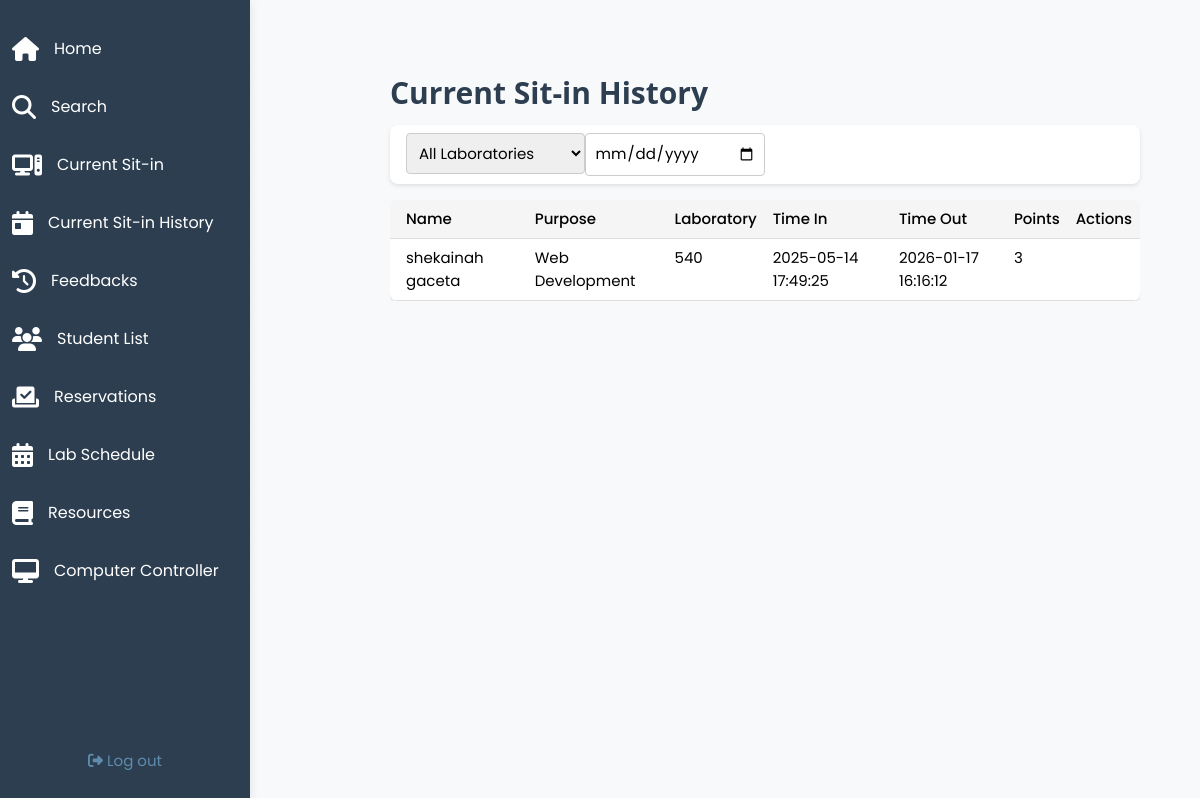
/cs_history (signed in), run on the app's committed database.
### tables this page shows
CREATE TABLE sit_in_history (
                id INTEGER PRIMARY KEY AUTOINCREMENT,
                user_id INTEGER NOT NULL,
                time_in DATETIME NOT NULL,
                time_out DATETIME NOT NULL,
                purpose TEXT NOT NULL,
                laboratory TEXT NOT NULL,
                computer_id INTEGER,
                points INTEGER DEFAULT 0,
                FOREIGN KEY (user_id) REFERENCES users (id),
                FOREIGN KEY (computer_id) REFERENCES computers (id)
            );

CREATE TABLE users (
                id INTEGER PRIMARY KEY AUTOINCREMENT,
                username TEXT UNIQUE NOT NULL,
                password TEXT NOT NULL,
                firstname TEXT NOT NULL,
                lastname TEXT NOT NULL,
                email TEXT UNIQUE NOT NULL,
                role TEXT NOT NULL,
                remaining_sessions INTEGER DEFAULT 0,
                points INTEGER DEFAULT 0,
                course TEXT,
                yearlvl TEXT,
                profile_pic TEXT
            , midname text);

### app.py (the view)
@app.route('/cs_history')
def cs_history():
    if 'username' not in session or session.get('role') != 'admin':
        flash('Please log in as admin first.', 'error')
        return redirect(url_for('login'))
    history = dbhelper.get_today_sit_in_history()
    return render_template('cs_history.html', history=history)

### dbhelper.py (called while the page is built)
def get_db_connection():
    conn = sqlite3.connect(DATABASE)
    conn.row_factory = sqlite3.Row
    return conn

### templates/cs_history.html (shortened to what this page needs)
{% extends 'admin.html' %}
{% block content %}
<div class="w3-container" style="padding: 20px;">
    <h2>Current Sit-in History</h2>
    <div class="w3-card w3-padding w3-margin-bottom">
        <div class="w3-row">
            <div class="w3-col m3">
                <select id="labFilter" class="w3-input w3-border">
                    <option value="">All Laboratories</option>
                </select>
            </div>
            <div class="w3-col m3">
                <input type="date" id="dateFilter" class="w3-input w3-border" value="{{ today }}">
            </div>
        </div>
    </div>
    <div class="w3-responsive">
        <table class="w3-table w3-striped w3-bordered">
            <thead>
                <tr>
                    <th style="color: black;">Name</th>
                    <th style="color: black;">Purpose</th>
                    <th style="color: black;">Laboratory</th>
                    <th style="color: black;">Time In</th>
                    <th style="color: black;">Time Out</th>
                    <th style="color: black;">Points</th>
                    <th style="color: black;">Actions</th>
                </tr>
            </thead>
            <tbody id="historyTable">
                {% for record in history %}
                <tr>
                    <td>{{ record.student_name }}</td>
                    <td>{{ record.purpose }}</td>
                    <td>{{ record.laboratory }}</td>
                    <td>{{ record.time_in }}</td>
                    <td>{{ record.time_out }}</td>
                    <td>{{ record.points or 0 }}</td>
                </tr>
                {% endfor %}
            </tbody>
        </table>
    </div>
</div>
{% endblock %}

### static/css/w3.css (style rules this page uses)
html { box-sizing:border-box }
*,*:before,*:after { box-sizing:inherit }
html { -ms-text-size-adjust:100%;-webkit-text-size-adjust:100% }
body { margin:0 }
button,input,select,textarea,optgroup { font:inherit;margin:0 }
button,input { overflow:visible }
button,select { text-transform:none }
html,body { font-family:Verdana,sans-serif;font-size:15px;line-height:1.5 }
html { overflow-x:hidden }
h2 { font-size:30px }
h1,h2,h3,h4,h5,h6 { font-family:"Segoe UI",Arial,sans-serif;font-weight:400;margin:10px 0 }
.w3-table,.w3-table-all { border-collapse:collapse;border-spacing:0;width:100%;display:table }
.w3-bordered tr,.w3-table-all tr { border-bottom:1px solid #ddd }
.w3-table td,.w3-table th,.w3-table-all td,.w3-table-all th { padding:8px 8px;display:table-cell;text-align:left;vertical-align:top }
.w3-table th:first-child,.w3-table td:first-child,.w3-table-all th:first-child,.w3-table-all td:first-child { padding-left:16px }
.w3-input { padding:8px;display:block;border:none;border-bottom:1px solid #ccc;width:100% }
.w3-responsive { display:block;overflow-x:auto }
.w3-container:after,.w3-container:before,.w3-panel:after,.w3-panel:before,.w3-row:after,.w3-row:before,.w3-row-padding:after,.w3-row-padding:before, .w3-cell-row:before,.w3-cell-row:after,.w3-clear:after,.w3-clear:before,.w3-bar:before,.w3-bar:after { content:"";display:table;clear:both }
.w3-col,.w3-half,.w3-third,.w3-twothird,.w3-threequarter,.w3-quarter { float:left;width:100% }
@media (min-width:601px) { .w3-col.m3,.w3-quarter { width:24.99999% } }
.w3-container,.w3-panel { padding:0.01em 16px }
.w3-card,.w3-card-2 { box-shadow:0 2px 5px 0 rgba(0,0,0,0.16),0 2px 10px 0 rgba(0,0,0,0.12) }
.w3-border { border:1px solid #ccc!important }
.w3-margin-bottom { margin-bottom:16px!important }
.w3-padding { padding:8px 16px!important }

### static/css/stylesheet.css (style rules this page uses)
:root { --blue-600: #003366; --blue-500: #174878; --blue-400: #2F5F8A; --blue-300: #46769B; --blue-200: #5E8CAD; --blue-100: #75A2BF; --primary-dark: var(--blue-600); --secondary-dark: var(--blue-500); --text-light: #ffffff; --accent-gold: var(--blue-200); --success-color: #28a745; --error-color: #dc3545; }
body { font-family: Poppins, sans-serif; background-color: white; }
.w3-card { background: rgba(255, 255, 255, 0.1); border-radius: 8px; transition: transform 0.2s; }
.w3-table { background: rgba(255, 255, 255, 0.1); border-radius: 8px; }
.w3-table th { background: rgba(255, 255, 255, 0.2); position: sticky; top: 0; z-index: 1; }

### templates/admin.html (style rules this page uses)
* { font-family: 'Poppins', sans-serif; }
.w3-card { border-radius: 12px; box-shadow: 0 2px 10px rgba(0, 0, 0, 0.05); transition: transform 0.3s ease, box-shadow 0.3s ease; }
.w3-table { border-radius: 8px; overflow: hidden; }
.w3-table th { background: var(--blue-400); color: white; font-weight: 500; }
.w3-input, .w3-select { border-radius: 8px; border: 1px solid #e0e0e0; padding: 10px; transition: all 0.3s ease; }
h2, h3 { color: #2c3e50; font-weight: 600; }

### templates/cs_history.html (style rules this page uses)
.w3-table { background: white; box-shadow: 0 2px 4px rgba(0,0,0,0.1); }
.w3-table th { background: #f5f5f5; position: sticky; top: 0; z-index: 1; }
.w3-card { background: white; box-shadow: 0 2px 4px rgba(0,0,0,0.1); border-radius: 8px; }
#searchInput, #labFilter, #dateFilter { width: 100%; padding: 8px; border: 1px solid #ddd; border-radius: 4px; }

### data on the page
sit_in_history: student_name "shekainah gaceta", purpose "Web Development", laboratory "540", time_in "2025-05-14 17:49:25", time_out "2026-01-17 16:16:12", points "3"
